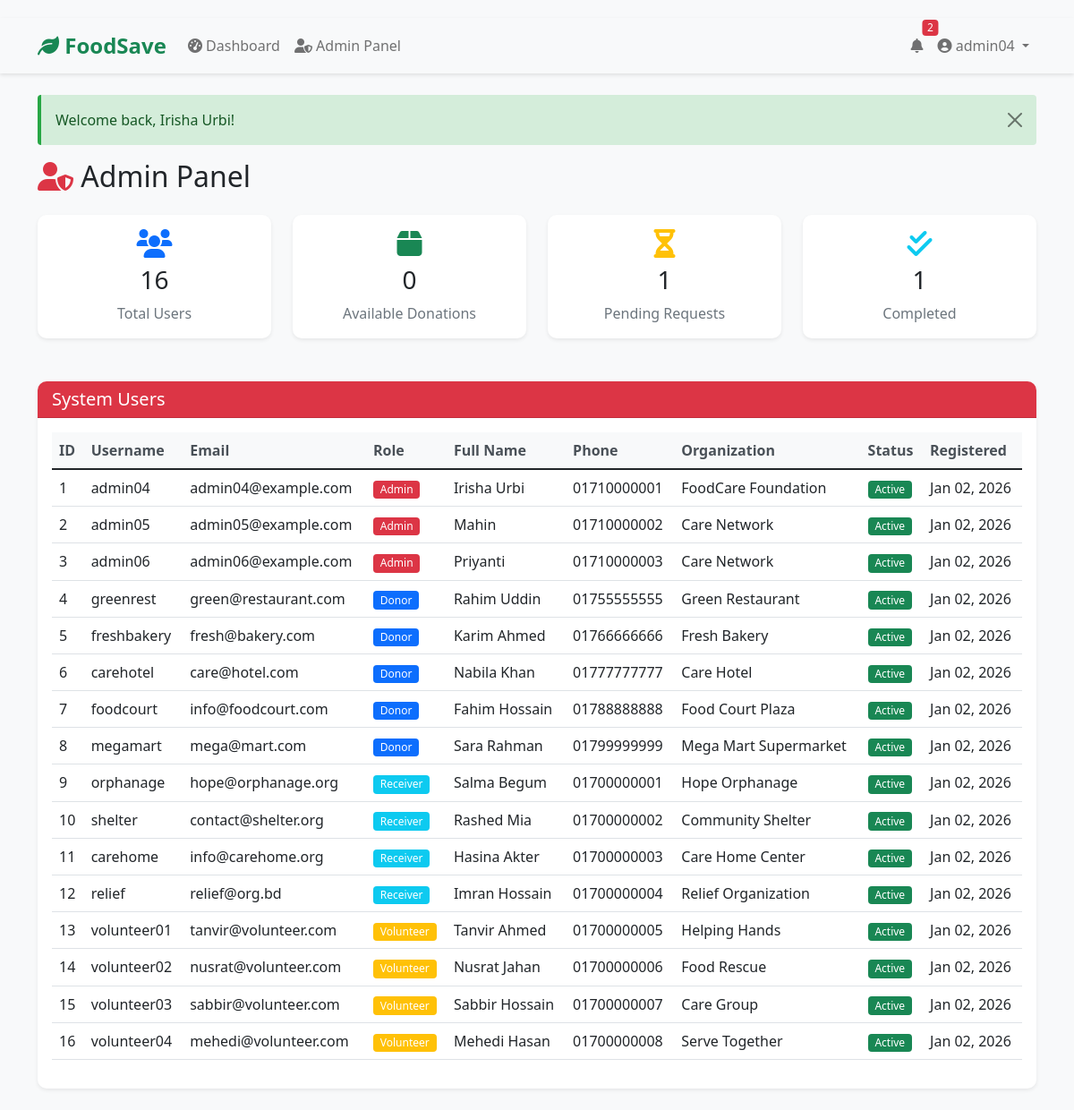
The page /Final_project/requests.php (signed in) on the database its author committed.
### tables this page shows
CREATE TABLE users (
    user_id INT PRIMARY KEY AUTO_INCREMENT,
    username VARCHAR(50) UNIQUE NOT NULL,
    email VARCHAR(100) UNIQUE NOT NULL,
    password_hash VARCHAR(255) NOT NULL,
    role ENUM('admin', 'donor', 'receiver', 'volunteer') NOT NULL,
    full_name VARCHAR(100) NOT NULL,
    phone VARCHAR(20),
    address TEXT,
    organization VARCHAR(100),
    vehicle_type VARCHAR(50) DEFAULT NULL,  
    created_at TIMESTAMP DEFAULT CURRENT_TIMESTAMP,
    updated_at TIMESTAMP DEFAULT CURRENT_TIMESTAMP ON UPDATE CURRENT_TIMESTAMP,  
    is_active BOOLEAN DEFAULT TRUE,
    
    INDEX idx_role (role),
    INDEX idx_email (email),
    INDEX idx_active (is_active),
    INDEX idx_username (username)
);

### Final_project/database.php (called while the page is built, shortened)
<?php
function isLoggedIn() {
    return isset($_SESSION['user_id']);
}
function getCurrentUser() {
    if (isLoggedIn()) {
        return $_SESSION['user'];
    }
    return null;
}
function getFlash() {
    if (isset($_SESSION['flash_message'])) {
        $flash = [
            'type' => $_SESSION['flash_type'],
            'message' => $_SESSION['flash_message']
        ];
        return $flash;
    }
    return null;
}
?>

### Final_project/functions.php (called while the page is built, shortened)
<?php
require_once 'database.php';
function getUnreadNotificationCount($user_id) {
    $conn = getDBConnection();
    $stmt = $conn->prepare("SELECT COUNT(*) as count FROM activity_logs
                            WHERE user_id = ? AND created_at > DATE_SUB(NOW(), INTERVAL 7 DAY)");
    $stmt->bind_param("i", $user_id);
    $stmt->execute();
    $result = $stmt->get_result();
    if ($result) {
        $row = $result->fetch_assoc();
        return $row['count'];
    }
    return 0;
}
function getAdminStats() {
    $conn = getDBConnection();
    $stats = [];
    $result = $conn->query("SELECT COUNT(*) as count FROM users");
    if ($result) {
        $stats['total_users'] = $result->fetch_assoc()['count'];
    }
    $result = $conn->query("SELECT COUNT(*) as count FROM donations WHERE status = 'available'");
    if ($result) {
        $stats['available_donations'] = $result->fetch_assoc()['count'];
    }
    $result = $conn->query("SELECT COUNT(*) as count FROM requests WHERE status = 'pending'");
    if ($result) {
        $stats['pending_requests'] = $result->fetch_assoc()['count'];
    }
    $result = $conn->query("SELECT COUNT(*) as count FROM requests WHERE status = 'collected'");
    if ($result) {
        $stats['completed_deliveries'] = $result->fetch_assoc()['count'];
    }
    return $stats;
}
function getAllUsers() {
    $conn = getDBConnection();
    $query = "SELECT * FROM users ORDER BY created_at DESC";
    $result = $conn->query($query);
    $users = [];
    if ($result) {
        while ($row = $result->fetch_assoc()) {
            $users[] = $row;
        }
    }
    return $users;
}
?>

### Final_project/requests.php (the view, shortened to what this page needs)
<?php
require_once 'database.php';
require_once 'functions.php';
$users = getAllUsers();
$stats = getAdminStats();
?>
<!DOCTYPE html>
<html lang="en">
<head>
    <link href="https://cdn.jsdelivr.net/npm/bootstrap@5.1.3/dist/css/bootstrap.min.css" rel="stylesheet">
    <link rel="stylesheet" href="https://cdnjs.cloudflare.com/ajax/libs/font-awesome/6.0.0/css/all.min.css">
    <link rel="stylesheet" href="style.css">
</head>
<body>
    <?php include 'header.php'; ?>
    <div class="container">
        <h2 class="mb-4">
            <i class="fas fa-user-shield text-danger"></i> Admin Panel
        </h2>
        <div class="row g-4 mb-4">
            <div class="col-md-3">
                <div class="card text-center">
                    <div class="card-body">
                        <i class="fas fa-users fa-2x text-primary mb-2"></i>
                        <h3><?php echo $stats['total_users']; ?></h3>
                        <p class="text-muted mb-0">Total Users</p>
                    </div>
                </div>
            </div>
            <div class="col-md-3">
                <div class="card text-center">
                    <div class="card-body">
                        <i class="fas fa-box fa-2x text-success mb-2"></i>
                        <h3><?php echo $stats['available_donations']; ?></h3>
                        <p class="text-muted mb-0">Available Donations</p>
                    </div>
                </div>
            </div>
            <div class="col-md-3">
                <div class="card text-center">
                    <div class="card-body">
                        <i class="fas fa-hourglass-half fa-2x text-warning mb-2"></i>
                        <h3><?php echo $stats['pending_requests']; ?></h3>
                        <p class="text-muted mb-0">Pending Requests</p>
                    </div>
                </div>
            </div>
            <div class="col-md-3">
                <div class="card text-center">
                    <div class="card-body">
                        <i class="fas fa-check-double fa-2x text-info mb-2"></i>
                        <h3><?php echo $stats['completed_deliveries']; ?></h3>
                        <p class="text-muted mb-0">Completed</p>
                    </div>
                </div>
            </div>
        </div>
        <div class="card">
            <div class="card-header bg-danger text-white">
                <h5 class="mb-0">System Users</h5>
            </div>
            <div class="card-body">
                <div class="table-responsive">
                    <table class="table table-hover">
                        <thead>
                            <tr>
                                <th>ID</th>
                                <th>Username</th>
                                <th>Email</th>
                                <th>Role</th>
                                <th>Full Name</th>
                                <th>Phone</th>
                                <th>Organization</th>
                                <th>Status</th>
                                <th>Registered</th>
                            </tr>
                        </thead>
                        <tbody>
                            <?php foreach ($users as $user): ?>
                            <tr>
                                <td><?php echo $user['user_id']; ?></td>
                                <td><?php echo htmlspecialchars($user['username']); ?></td>
                                <td><?php echo htmlspecialchars($user['email']); ?></td>
                                <td>
                                    <?php
                                    $role_colors = [
                                        'admin' => 'danger',
                                        'donor' => 'primary',
                                        'receiver' => 'info',
                                        'volunteer' => 'warning'
                                    ];
                                    $color = $role_colors[$user['role']] ?? 'secondary';
                                    ?>
                                    <span class="badge bg-<?php echo $color; ?>">
                                        <?php echo ucfirst($user['role']); ?>
                                    </span>
                                </td>
                                <td><?php echo htmlspecialchars($user['full_name']); ?></td>
                                <td><?php echo htmlspecialchars($user['phone'] ?? 'N/A'); ?></td>
                                <td><?php echo htmlspecialchars($user['organization'] ?? 'N/A'); ?></td>
                                <td>
                                    <?php if ($user['is_active']): ?>
                                        <span class="badge bg-success">Active</span>
                                    <?php else: ?>
                                        <span class="badge bg-secondary">Inactive</span>
                                    <?php endif; ?>
                                </td>
                                <td><?php echo date('M d, Y', strtotime($user['created_at'])); ?></td>
                            </tr>
                            <?php endforeach; ?>
                        </tbody>
                    </table>
                </div>
            </div>
        </div>
    </div>
</body>
</html>

### Final_project/header.php (shortened to what this page needs)
<?php
$current_user = getCurrentUser();
$user_role = $current_user ? $current_user['role'] : null;
$notification_count = 0;
if (isLoggedIn()) {
    $notification_count = getUnreadNotificationCount($current_user['user_id']);
}
?>
<!DOCTYPE html>
<html lang="en">
<head>
    <link href="https://cdn.jsdelivr.net/npm/bootstrap@5.1.3/dist/css/bootstrap.min.css" rel="stylesheet">
    <link rel="stylesheet" href="https://cdnjs.cloudflare.com/ajax/libs/font-awesome/6.0.0/css/all.min.css">
    <link rel="stylesheet" href="style.css">
</head>
<body>
    <nav class="navbar navbar-expand-lg navbar-light bg-light mb-4">
        <div class="container">
            <a class="navbar-brand text-success fw-bold" href="index.php">
                <i class="fas fa-leaf"></i> FoodSave
            </a>
            <div class="collapse navbar-collapse" id="navbarNav">
                <ul class="navbar-nav me-auto">
                    <?php if (isLoggedIn()): ?>
                        <li class="nav-item">
                            <a class="nav-link" href="dashboard.php">
                                <i class="fas fa-tachometer-alt"></i> Dashboard
                            </a>
                        </li>
                        <?php if ($user_role === 'admin'): ?>
                            <li class="nav-item">
                                <a class="nav-link" href="admin.php">
                                    <i class="fas fa-user-shield"></i> Admin Panel
                                </a>
                            </li>
                        <?php endif; ?>
                    <?php endif; ?>
                </ul>
                <ul class="navbar-nav">
                    <?php if (isLoggedIn()): ?>
                        <?php if ($notification_count > 0): ?>
                            <li class="nav-item">
                                <a class="nav-link position-relative" href="notifications.php">
                                    <i class="fas fa-bell"></i>
                                    <span class="badge bg-danger notification-badge"><?php echo $notification_count; ?></span>
                                </a>
                            </li>
                        <?php endif; ?>
                        <li class="nav-item dropdown">
                            <a class="nav-link dropdown-toggle" href="#" id="userDropdown" role="button" data-bs-toggle="dropdown">
                                <i class="fas fa-user-circle"></i> <?php echo htmlspecialchars($current_user['username']); ?>
                            </a>
                        </li>
                    <?php endif; ?>
                </ul>
            </div>
        </div>
    </nav>
    <?php
    $flash = getFlash();
    if ($flash):
    ?>
        <div class="container">
            <div class="alert alert-<?php echo $flash['type']; ?> alert-dismissible fade show" role="alert">
                <?php echo htmlspecialchars($flash['message']); ?>
                <button type="button" class="btn-close" data-bs-dismiss="alert"></button>
            </div>
        </div>
    <?php endif; ?>

### Final_project/style.css (style rules this page uses)
body { font-family: 'Segoe UI', Tahoma, Geneva, Verdana, sans-serif; padding-top: 20px; background-color: #f8f9fa; min-height: 100vh; display: flex; flex-direction: column; }
.navbar { box-shadow: 0 2px 4px rgba(0,0,0,.1); }
.navbar-brand { font-weight: 700; font-size: 1.5rem; }
.card { border: none; box-shadow: 0 0.125rem 0.25rem rgba(0,0,0,.075); margin-bottom: 1.5rem; border-radius: 10px; transition: transform 0.2s; }
.card-header { border-radius: 10px 10px 0 0 !important; font-weight: 600; }
.table th { border-top: none; font-weight: 600; color: #495057; background-color: #f8f9fa; }
.badge { padding: 0.35em 0.65em; font-weight: 500; }
.alert { border: none; border-left: 4px solid; }
.alert-success { border-left-color: #28a745; background-color: #d4edda; color: #155724; }
.notification-badge { position: absolute; top: 0; right: 0; transform: translate(50%, -50%); font-size: 0.75rem; padding: 0.25em 0.5em; }

### rows shown on the page
users: username "admin04", user_id "1", email "admin04@example.com", role "Admin", full_name "Irisha Urbi", phone "01710000001", organization "FoodCare Foundation", is_active "Active", created_at "Jan 02, 2026"
users: user_id "16", is_active "1", username "volunteer04", email "mehedi@volunteer.com", role "Volunteer", full_name "Mehedi Hasan", phone "01700000008", organization "Serve Together", shows "Active", created_at "Jan 02, 2026"
users: user_id "2", username "admin05", email "admin05@example.com", role "Admin", full_name "Mahin", phone "01710000002", organization "Care Network", is_active "Active", created_at "Jan 02, 2026"
users: user_id "3", username "admin06", email "admin06@example.com", role "Admin", full_name "Priyanti", phone "01710000003", organization "Care Network", is_active "Active", created_at "Jan 02, 2026"
users: user_id "4", username "greenrest", email "green@restaurant.com", role "Donor", full_name "Rahim Uddin", phone "01755555555", organization "Green Restaurant", is_active "Active", created_at "Jan 02, 2026"
users: user_id "5", username "freshbakery", email "fresh@bakery.com", role "Donor", full_name "Karim Ahmed", phone "01766666666", organization "Fresh Bakery", is_active "Active", created_at "Jan 02, 2026"
users: user_id "6", username "carehotel", email "care@hotel.com", role "Donor", full_name "Nabila Khan", phone "01777777777", organization "Care Hotel", is_active "Active", created_at "Jan 02, 2026"
users: user_id "7", username "foodcourt", email "info@foodcourt.com", role "Donor", full_name "Fahim Hossain", phone "01788888888", organization "Food Court Plaza", is_active "Active", created_at "Jan 02, 2026"
users: user_id "8", username "megamart", email "mega@mart.com", role "Donor", full_name "Sara Rahman", phone "01799999999", organization "Mega Mart Supermarket", is_active "Active", created_at "Jan 02, 2026"
users: user_id "9", username "orphanage", email "hope@orphanage.org", role "Receiver", full_name "Salma Begum", phone "01700000001", organization "Hope Orphanage", is_active "Active", created_at "Jan 02, 2026"
users: user_id "10", username "shelter", email "contact@shelter.org", role "Receiver", full_name "Rashed Mia", phone "01700000002", organization "Community Shelter", is_active "Active", created_at "Jan 02, 2026"
users: user_id "11", username "carehome", email "info@carehome.org", role "Receiver", full_name "Hasina Akter", phone "01700000003", organization "Care Home Center", is_active "Active", created_at "Jan 02, 2026"
users: user_id "12", username "relief", email "relief@org.bd", role "Receiver", full_name "Imran Hossain", phone "01700000004", organization "Relief Organization", is_active "Active", created_at "Jan 02, 2026"
users: user_id "13", username "volunteer01", email "tanvir@volunteer.com", role "Volunteer", full_name "Tanvir Ahmed", phone "01700000005", organization "Helping Hands", is_active "Active", created_at "Jan 02, 2026"
users: user_id "14", username "volunteer02", email "nusrat@volunteer.com", role "Volunteer", full_name "Nusrat Jahan", phone "01700000006", organization "Food Rescue", is_active "Active", created_at "Jan 02, 2026"
users: user_id "15", username "volunteer03", email "sabbir@volunteer.com", role "Volunteer", full_name "Sabbir Hossain", phone "01700000007", organization "Care Group", is_active "Active", created_at "Jan 02, 2026"

### other values the page prints
$notification_count "2"
$flash['message'] "Welcome back, Irisha Urbi!"
$stats['available_donations'] "0"
